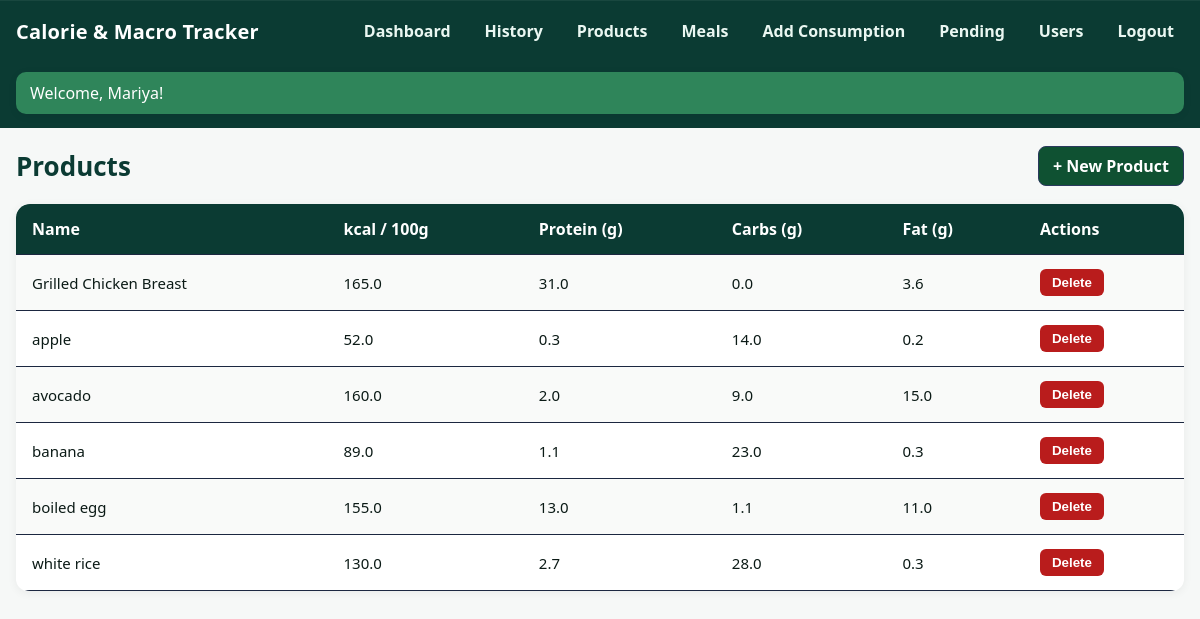
Screenshot of /products (signed in) with the database file from the repository.
### app.py (models this page shows, shortened)
class User(db.Model, UserMixin):
    id = db.Column(db.Integer, primary_key=True)
    username = db.Column(db.String(80), unique=True, nullable=False)
    email = db.Column(db.String(120), unique=True, nullable=False)
    password_hash = db.Column(db.String(255), nullable=False)
    is_admin = db.Column(db.Boolean, default=False)
    is_approved = db.Column(db.Boolean, default=False)
    created_at = db.Column(db.DateTime, default=datetime.utcnow)
    products = db.relationship("Product", backref="user", lazy=True)
    meals = db.relationship("Meal", backref="user", lazy=True)
    consumptions = db.relationship("Consumption", backref="user", lazy=True)

class Product(db.Model):
    id = db.Column(db.Integer, primary_key=True)
    user_id = db.Column(db.Integer, db.ForeignKey("user.id"), nullable=False)
    name = db.Column(db.String(120), nullable=False)
    calories_per_100g = db.Column(db.Float, nullable=False, default=0.0)
    protein_g_per_100g = db.Column(db.Float, nullable=False, default=0.0)
    carbs_g_per_100g = db.Column(db.Float, nullable=False, default=0.0)
    fat_g_per_100g = db.Column(db.Float, nullable=False, default=0.0)

### app.py (the view)
@app.route("/products")
@login_required
def products():
    items = Product.query.filter_by(user_id=current_user.id).order_by(Product.name).all()
    return render_template("products.html", items=items)

### app.py (called while the page is built)
@login_manager.user_loader
def load_user(user_id):
    return User.query.get(int(user_id))

### templates/products.html (shortened to what this page needs)
{% extends "base.html" %}
{% block content %}
<div class="page-head">
  <h1>Products</h1>
  <a class="btn" href="{{ url_for('product_new') }}">+ New Product</a>
</div>
<div class="table-wrap">
  <table class="table">
    <thead>
      <tr>
        <th>Name</th>
        <th>kcal / 100g</th>
        <th>Protein (g)</th>
        <th>Carbs (g)</th>
        <th>Fat (g)</th>
        <th>Actions</th>
      </tr>
    </thead>
    <tbody>
      {% for p in items %}
      <tr>
        <td>{{ p.name }}</td>
        <td>{{ p.calories_per_100g }}</td>
        <td>{{ p.protein_g_per_100g }}</td>
        <td>{{ p.carbs_g_per_100g }}</td>
        <td>{{ p.fat_g_per_100g }}</td>
        <td>
          <form method="post" action="{{ url_for('product_delete', pid=p.id) }}" onsubmit="return confirm('Delete product?');">
            <button type="submit" class="danger">Delete</button>
          </form>
        </td>
      </tr>
      {% endfor %}
    </tbody>
  </table>
</div>
{% endblock %}

### templates/base.html (shortened to what this page needs)
<!doctype html>
<html lang="en">
<head>
  <link rel="stylesheet" href="{{ url_for('static', filename='styles.css') }}">
</head>
<body>
  <header class="topbar">
    <div class="topbar-inner">
      <div class="brand">Calorie & Macro Tracker</div>
      <nav class="nav-links">
        {% if current_user.is_authenticated %}
          <a href="{{ url_for('dashboard') }}">Dashboard</a>
          <a href="{{ url_for('history') }}">History</a>
          <a href="{{ url_for('products') }}">Products</a>
          <a href="{{ url_for('meals') }}">Meals</a>
          <a href="{{ url_for('consumption_new') }}">Add Consumption</a>
          {% if current_user.is_admin %}
            <a href="{{ url_for('admin_pending') }}">Pending</a>
            <a href="{{ url_for('admin_users') }}">Users</a>
          {% endif %}
          <a href="{{ url_for('logout') }}">Logout</a>
        {% else %}
          <a href="{{ url_for('login') }}">Login</a>
          <a href="{{ url_for('signup') }}">Sign Up</a>
        {% endif %}
      </nav>
    </div>
    {% if current_user.is_authenticated %}
      <div class="welcome-bar">
        <div class="welcome-pill">
          Welcome, {{ current_user.name|default(current_user.username|default(current_user.email|default('User', true), true), true) }}!
        </div>
      </div>
    {% endif %}
  </header>
  <main class="container">
    {% block content %}{% endblock %}
  </main>
</body>
</html>

### static/styles.css (style rules this page uses)
:root { --bg:#0b1220; --card:#121a2b; --text:#e7ecf4; --muted:#9fb0d1; --accent:#6aa9ff; --danger:#ff7575; }
* { box-sizing: border-box; }
body { margin:0; font-family: system-ui, -apple-system, Segoe UI, Roboto, Helvetica, Arial, sans-serif; background:var(--bg); color:var(--text); }
a { color: var(--accent); text-decoration: none; }
.brand { font-weight:700; letter-spacing:0.4px; }
.container { max-width: 980px; margin: 24px auto; padding: 0 16px; }
.btn { display:inline-block; padding:10px 12px; background:#0e1628; border:1px solid #2a395d; border-radius:10px; }
.table { width:100%; border-collapse: collapse; background:var(--card); border-radius: 14px; overflow:hidden; }
.table th, .table td { padding:10px 12px; border-bottom:1px solid #1b2740; }
.table thead { background:#0f1729; }
.danger { background:#1e0f14; border:1px solid #4b1f2a; color:#ffd6d6; cursor:pointer; border-radius:10px; padding:8px 10px; }

### templates/base.html (style rules this page uses)
:root { --green-900:#0b3b33; --green-800:#0f5132; --bg:#f6f8f7; --card:#ffffff; --muted:#6b7280; --shadow:0 2px 10px rgba(0,0,0,.06); --radius:12px; }
html,body { height:100%; background:var(--bg); }
body { margin:0; font-family: system-ui, -apple-system, Segoe UI, Roboto, Helvetica, Arial, "Apple Color Emoji","Segoe UI Emoji"; color:#0b1a16; }
.topbar { background:var(--green-900); color:#fff; position:sticky; top:0; z-index:20; box-shadow:0 1px 0 rgba(255,255,255,.06) inset; }
.topbar-inner { max-width:1200px; margin:0 auto; padding:14px 16px; display:flex; align-items:center; justify-content:space-between; gap:12px; }
.brand { font-weight:800; letter-spacing:.2px; font-size:20px; }
.nav-links { display:flex; flex-wrap:wrap; gap:14px; }
.nav-links a { color:#eaf7f2; text-decoration:none; font-weight:600; padding:6px 10px; border-radius:8px; }
.welcome-bar { max-width:1200px; margin:10px auto 0; padding:0 16px 14px; }
.welcome-pill { background:#2f855a; color:#fff; padding:10px 14px; border-radius:10px; box-shadow:var(--shadow); }
.container { max-width:1200px; margin:18px auto 32px; padding:0 16px; }

### templates/products.html (style rules this page uses)
.page-head { display:flex; align-items:center; justify-content:space-between; margin-bottom:18px; }
.page-head h1 { font-size:26px; font-weight:700; color:#0b3b33; margin:0; }
.btn { display:inline-block; background:#0f5132; color:#fff; text-decoration:none; padding:8px 14px; border-radius:8px; font-weight:600; transition:background .2s; }
.table-wrap { background:#fff; border-radius:12px; box-shadow:0 2px 10px rgba(0,0,0,.06); overflow:hidden; }
table.table { width:100%; border-collapse:collapse; }
table.table thead { background:#0b3b33; color:#fff; text-align:left; }
table.table th, table.table td { padding:14px 16px; vertical-align:middle; }
table.table tbody tr:nth-child(odd) { background:#f9faf9; }
table.table td { color:#0b1a16; font-size:15px; }
.danger { background:#b91c1c; color:#fff; border:none; padding:6px 12px; border-radius:6px; font-weight:600; cursor:pointer; transition:background .2s; }
form { margin:0; }

### rows the page displays
User: name "Mariya"
Product: name "Grilled Chicken Breast", calories_per_100g "165.0", protein_g_per_100g "31.0", carbs_g_per_100g "0.0", fat_g_per_100g "3.6"
Product: name "apple", calories_per_100g "52.0", protein_g_per_100g "0.3", carbs_g_per_100g "14.0", fat_g_per_100g "0.2"
Product: name "avocado", calories_per_100g "160.0", protein_g_per_100g "2.0", carbs_g_per_100g "9.0", fat_g_per_100g "15.0"
Product: name "banana", calories_per_100g "89.0", protein_g_per_100g "1.1", carbs_g_per_100g "23.0", fat_g_per_100g "0.3"
Product: name "boiled egg", calories_per_100g "155.0", protein_g_per_100g "13.0", carbs_g_per_100g "1.1", fat_g_per_100g "11.0"
Product: name "white rice", calories_per_100g "130.0", protein_g_per_100g "2.7", carbs_g_per_100g "28.0", fat_g_per_100g "0.3"
